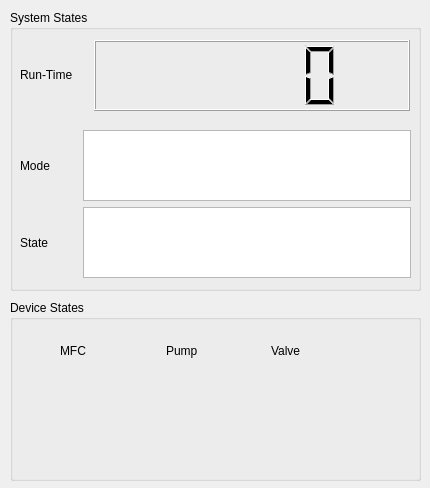
<?xml version="1.0" encoding="UTF-8"?>
<ui version="4.0">
 <class>forward</class>
 <widget class="QWidget" name="forward">
  <property name="geometry">
   <rect>
    <x>0</x>
    <y>0</y>
    <width>430</width>
    <height>488</height>
   </rect>
  </property>
  <property name="windowTitle">
   <string>Form</string>
  </property>
  <widget class="QGroupBox" name="groupBox">
   <property name="geometry">
    <rect>
     <x>10</x>
     <y>300</y>
     <width>411</width>
     <height>181</height>
    </rect>
   </property>
   <property name="title">
    <string>Device States</string>
   </property>
   <widget class="QWidget" name="gridLayoutWidget_2">
    <property name="geometry">
     <rect>
      <x>50</x>
      <y>70</y>
      <width>311</width>
      <height>101</height>
     </rect>
    </property>
    <layout class="QGridLayout" name="gridLayout_2">
     <item row="0" column="1">
      <widget class="QWidget" name="widget_3" native="true"/>
     </item>
     <item row="0" column="0">
      <widget class="QWidget" name="widget" native="true"/>
     </item>
     <item row="0" column="2">
      <widget class="QWidget" name="widget_2" native="true"/>
     </item>
    </layout>
   </widget>
   <widget class="QWidget" name="horizontalLayoutWidget_3">
    <property name="geometry">
     <rect>
      <x>50</x>
      <y>30</y>
      <width>311</width>
      <height>41</height>
     </rect>
    </property>
    <layout class="QHBoxLayout" name="horizontalLayout_3">
     <item>
      <widget class="QLabel" name="label_6">
       <property name="text">
        <string>MFC</string>
       </property>
      </widget>
     </item>
     <item>
      <widget class="QLabel" name="label_5">
       <property name="text">
        <string>Pump</string>
       </property>
      </widget>
     </item>
     <item>
      <widget class="QLabel" name="label_4">
       <property name="text">
        <string>Valve</string>
       </property>
      </widget>
     </item>
    </layout>
   </widget>
  </widget>
  <widget class="QGroupBox" name="groupBox_2">
   <property name="geometry">
    <rect>
     <x>10</x>
     <y>10</y>
     <width>411</width>
     <height>281</height>
    </rect>
   </property>
   <property name="title">
    <string>System States</string>
   </property>
   <widget class="QWidget" name="gridLayoutWidget_4">
    <property name="geometry">
     <rect>
      <x>10</x>
      <y>120</y>
      <width>391</width>
      <height>148</height>
     </rect>
    </property>
    <layout class="QGridLayout" name="gridLayout_4">
     <item row="1" column="0">
      <widget class="QLabel" name="label_3">
       <property name="text">
        <string>State</string>
       </property>
      </widget>
     </item>
     <item row="0" column="0">
      <widget class="QLabel" name="label">
       <property name="text">
        <string>Mode        </string>
       </property>
      </widget>
     </item>
     <item row="0" column="1">
      <widget class="QTextBrowser" name="textBrowser"/>
     </item>
     <item row="1" column="1">
      <widget class="QTextBrowser" name="textBrowser_2"/>
     </item>
    </layout>
   </widget>
   <widget class="QLabel" name="label_2">
    <property name="geometry">
     <rect>
      <x>10</x>
      <y>35</y>
      <width>69</width>
      <height>59</height>
     </rect>
    </property>
    <property name="text">
     <string>Run-Time</string>
    </property>
   </widget>
   <widget class="QLCDNumber" name="lcdNumber">
    <property name="geometry">
     <rect>
      <x>84</x>
      <y>30</y>
      <width>316</width>
      <height>71</height>
     </rect>
    </property>
   </widget>
  </widget>
 </widget>
 <resources/>
 <connections/>
</ui>
